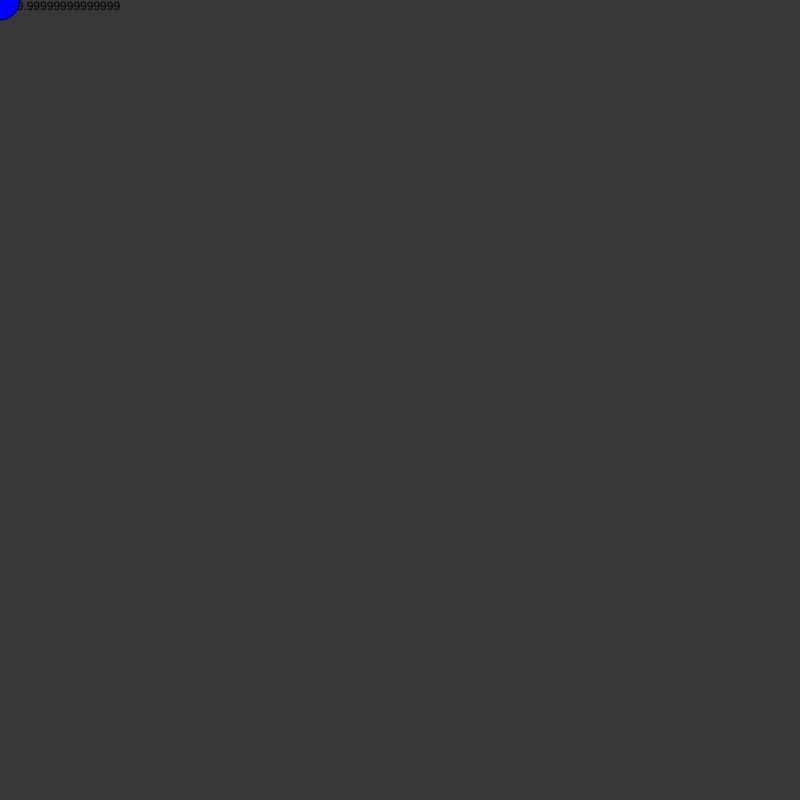
Frame 1 (no input)
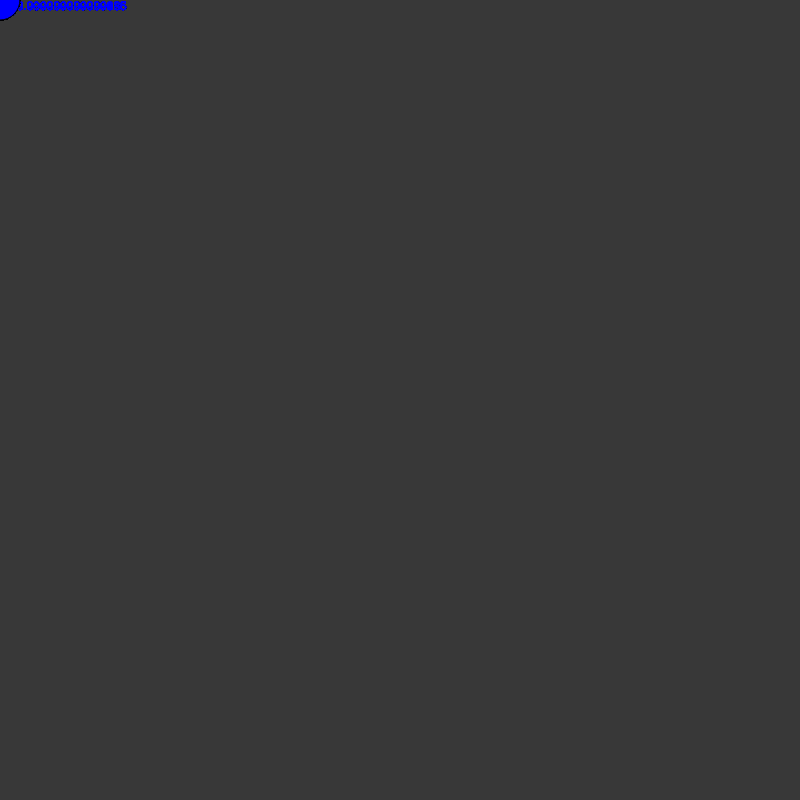
Frame 60 (no input)
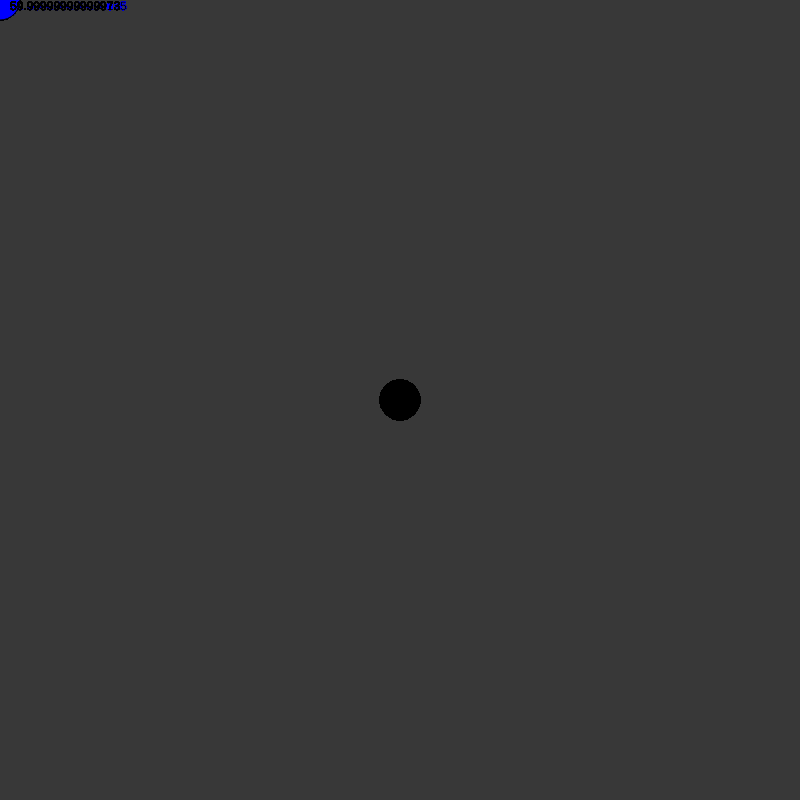
Frame 120 (the mouse pressed at the canvas centre since frame 60)

The p5.js sketch that drew these frames (run headless with seeded random() and noise() and a simulated clock; from frame 60 on, the mouse is pressed at the canvas centre):

// p5.js sketch
// ── sketch.js
function setup() {
    createCanvas(800, 800);
    background(56,56,56)
    // noStroke()
  }
  
  function draw() {
    text(frameRate(),10, 10)
    if (mouseIsPressed) {
      fill(0);
    } else {
      console.log(windowWidth,windowHeight)
      let r = map(mouseX, 0,width,0,255)
      let g = map(mouseY, 0,height,0,255)
      fill(r,g,255);
    }
    ellipse(mouseX, mouseY, 40, 40);
  }
